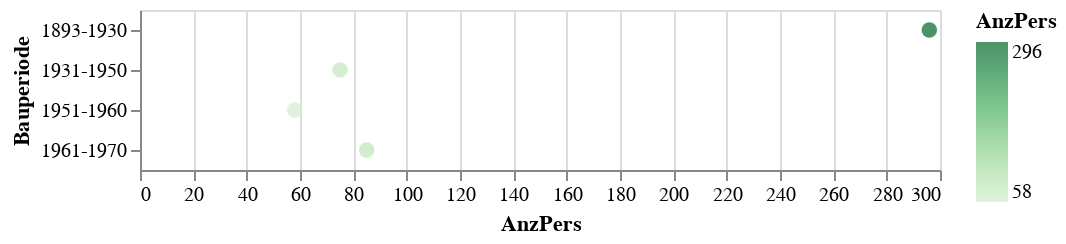

The code cell stored with this chart in its notebook:
### Code cell
alt.Chart(mySelection).mark_circle(size=60).encode(
    x='AnzPers',
    y='Bauperiode',
    #color='AnzWhg',
    #color=alt.Color('AnzNat', scale=alt.Scale(scheme='dark2')),
    color=alt.Color('AnzPers', scale=alt.Scale(scheme='greens')),
    tooltip=['Jahr','Bauperiode','AnzWhg', 'AnzPers']
).interactive() # this makes the axes interactive: now you can zoom & pan

### Figure 1 — Vega-Lite specification as saved in the notebook (floating-point values rounded to 4 significant figures)
{"config": {"view": {"continuousWidth": 400, "continuousHeight": 300}}, "data": {"name": "data-a3d835e3b7800f45ea5ab9ff2b15574e"}, "mark": {"type": "circle", "size": 60}, "encoding": {"color": {"type": "quantitative", "field": "AnzPers", "scale": {"scheme": "greens"}}, "tooltip": [{"type": "temporal", "field": "Jahr"}, {"type": "nominal", "field": "Bauperiode"}, {"type": "quantitative", "field": "AnzWhg"}, {"type": "quantitative", "field": "AnzPers"}], "x": {"type": "quantitative", "field": "AnzPers"}, "y": {"type": "nominal", "field": "Bauperiode"}}, "selection": {"selector013": {"type": "interval", "bind": "scales", "encodings": ["x", "y"]}}, "$schema": "https://vega.github.io/schema/vega-lite/v4.8.1.json", "datasets": {"data-a3d835e3b7800f45ea5ab9ff2b15574e": [{"Jahr": "2019-01-01T00:00:00", "Bauperiode": "1893-1930", "Leerkuendigung": "Ja", "AnzWhg": 175, "AnzPers": 296}, {"Jahr": "2019-01-01T00:00:00", "Bauperiode": "1931-1950", "Leerkuendigung": "Ja", "AnzWhg": 63, "AnzPers": 75}, {"Jahr": "2019-01-01T00:00:00", "Bauperiode": "1951-1960", "Leerkuendigung": "Ja", "AnzWhg": 69, "AnzPers": 58}, {"Jahr": "2019-01-01T00:00:00", "Bauperiode": "1961-1970", "Leerkuendigung": "Ja", "AnzWhg": 59, "AnzPers": 85}]}}
